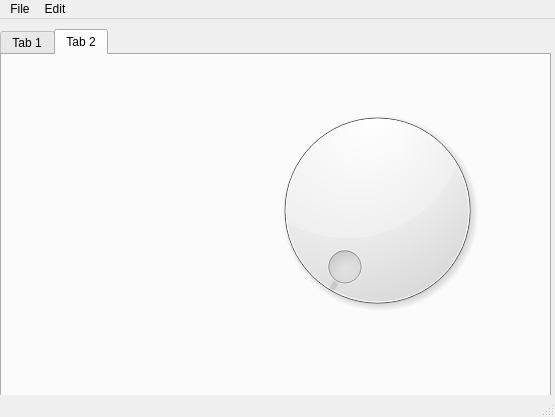
<?xml version="1.0" encoding="UTF-8"?>
<ui version="4.0">
 <class>MainWindow</class>
 <widget class="QMainWindow" name="MainWindow">
  <property name="geometry">
   <rect>
    <x>0</x>
    <y>0</y>
    <width>555</width>
    <height>417</height>
   </rect>
  </property>
  <property name="windowTitle">
   <string>PyQt5_Designer</string>
  </property>
  <widget class="QWidget" name="centralwidget">
   <widget class="QTabWidget" name="tabWidget">
    <property name="geometry">
     <rect>
      <x>0</x>
      <y>10</y>
      <width>551</width>
      <height>381</height>
     </rect>
    </property>
    <property name="currentIndex">
     <number>1</number>
    </property>
    <widget class="QWidget" name="tab">
     <attribute name="title">
      <string>Tab 1</string>
     </attribute>
     <widget class="QWidget" name="verticalLayoutWidget">
      <property name="geometry">
       <rect>
        <x>10</x>
        <y>10</y>
        <width>111</width>
        <height>91</height>
       </rect>
      </property>
      <layout class="QVBoxLayout" name="verticalLayout">
       <item>
        <widget class="QPushButton" name="pushButton">
         <property name="text">
          <string>PushButton</string>
         </property>
        </widget>
       </item>
       <item>
        <widget class="QPushButton" name="pushButton_2">
         <property name="text">
          <string>PushButton</string>
         </property>
        </widget>
       </item>
       <item>
        <widget class="QCheckBox" name="checkBox">
         <property name="text">
          <string>CheckBox</string>
         </property>
        </widget>
       </item>
      </layout>
     </widget>
     <widget class="QGroupBox" name="groupBox">
      <property name="geometry">
       <rect>
        <x>10</x>
        <y>250</y>
        <width>120</width>
        <height>91</height>
       </rect>
      </property>
      <property name="title">
       <string>Hello</string>
      </property>
      <widget class="QWidget" name="layoutWidget">
       <property name="geometry">
        <rect>
         <x>20</x>
         <y>30</y>
         <width>77</width>
         <height>54</height>
        </rect>
       </property>
       <layout class="QVBoxLayout" name="verticalLayout_3">
        <item>
         <widget class="QPushButton" name="pushButton_17">
          <property name="text">
           <string>PushButton</string>
          </property>
         </widget>
        </item>
        <item>
         <widget class="QPushButton" name="pushButton_18">
          <property name="text">
           <string>PushButton</string>
          </property>
         </widget>
        </item>
       </layout>
      </widget>
     </widget>
     <widget class="QWidget" name="layoutWidget">
      <property name="geometry">
       <rect>
        <x>20</x>
        <y>110</y>
        <width>77</width>
        <height>112</height>
       </rect>
      </property>
      <layout class="QVBoxLayout" name="verticalLayout_2">
       <item>
        <widget class="QPushButton" name="pushButton_3">
         <property name="text">
          <string>PushButton</string>
         </property>
        </widget>
       </item>
       <item>
        <widget class="QPushButton" name="pushButton_4">
         <property name="text">
          <string>PushButton</string>
         </property>
        </widget>
       </item>
       <item>
        <widget class="QPushButton" name="pushButton_5">
         <property name="text">
          <string>PushButton</string>
         </property>
        </widget>
       </item>
       <item>
        <widget class="QPushButton" name="pushButton_6">
         <property name="text">
          <string>PushButton</string>
         </property>
        </widget>
       </item>
      </layout>
     </widget>
     <widget class="QWidget" name="layoutWidget">
      <property name="geometry">
       <rect>
        <x>140</x>
        <y>10</y>
        <width>381</width>
        <height>25</height>
       </rect>
      </property>
      <layout class="QHBoxLayout" name="horizontalLayout">
       <item>
        <widget class="QPushButton" name="pushButton_8">
         <property name="text">
          <string>PushButton</string>
         </property>
        </widget>
       </item>
       <item>
        <widget class="QPushButton" name="pushButton_9">
         <property name="text">
          <string>PushButton</string>
         </property>
        </widget>
       </item>
       <item>
        <widget class="QPushButton" name="pushButton_7">
         <property name="text">
          <string>PushButton</string>
         </property>
        </widget>
       </item>
      </layout>
     </widget>
     <widget class="QWidget" name="layoutWidget">
      <property name="geometry">
       <rect>
        <x>140</x>
        <y>50</y>
        <width>381</width>
        <height>137</height>
       </rect>
      </property>
      <layout class="QGridLayout" name="gridLayout">
       <item row="0" column="1">
        <widget class="QPushButton" name="pushButton_11">
         <property name="text">
          <string>PushButton</string>
         </property>
        </widget>
       </item>
       <item row="1" column="0">
        <widget class="QPushButton" name="pushButton_13">
         <property name="text">
          <string>PushButton</string>
         </property>
        </widget>
       </item>
       <item row="1" column="1">
        <widget class="QPushButton" name="pushButton_12">
         <property name="text">
          <string>PushButton</string>
         </property>
        </widget>
       </item>
       <item row="2" column="0">
        <widget class="QPushButton" name="pushButton_14">
         <property name="text">
          <string>PushButton</string>
         </property>
        </widget>
       </item>
       <item row="2" column="1">
        <widget class="QPushButton" name="pushButton_15">
         <property name="text">
          <string>PushButton</string>
         </property>
        </widget>
       </item>
       <item row="0" column="0">
        <layout class="QGridLayout" name="gridLayout_2">
         <item row="1" column="0">
          <widget class="QPushButton" name="pushButton_10">
           <property name="text">
            <string>PushButton</string>
           </property>
          </widget>
         </item>
         <item row="0" column="0">
          <widget class="QPushButton" name="pushButton_16">
           <property name="text">
            <string>PushButton</string>
           </property>
          </widget>
         </item>
         <item row="2" column="0">
          <widget class="QRadioButton" name="radioButton">
           <property name="text">
            <string>RadioButton</string>
           </property>
          </widget>
         </item>
        </layout>
       </item>
      </layout>
     </widget>
    </widget>
    <widget class="QWidget" name="tab_2">
     <attribute name="title">
      <string>Tab 2</string>
     </attribute>
     <widget class="QDial" name="dial">
      <property name="geometry">
       <rect>
        <x>260</x>
        <y>30</y>
        <width>231</width>
        <height>251</height>
       </rect>
      </property>
     </widget>
    </widget>
   </widget>
  </widget>
  <widget class="QMenuBar" name="menubar">
   <property name="geometry">
    <rect>
     <x>0</x>
     <y>0</y>
     <width>555</width>
     <height>21</height>
    </rect>
   </property>
   <widget class="QMenu" name="menuFile">
    <property name="title">
     <string>File</string>
    </property>
    <addaction name="actionNew"/>
    <addaction name="separator"/>
    <addaction name="actionExit"/>
   </widget>
   <widget class="QMenu" name="menuEdit">
    <property name="title">
     <string>Edit</string>
    </property>
   </widget>
   <addaction name="menuFile"/>
   <addaction name="menuEdit"/>
  </widget>
  <widget class="QStatusBar" name="statusbar">
   <property name="statusTip">
    <string>Text in Status Bar</string>
   </property>
  </widget>
  <action name="actionNew">
   <property name="icon">
    <iconset>
     <normaloff>icons/new_icon.png</normaloff>icons/new_icon.png</iconset>
   </property>
   <property name="text">
    <string>New</string>
   </property>
  </action>
  <action name="actionExit">
   <property name="icon">
    <iconset>
     <normaloff>icons/exit_icon.png</normaloff>icons/exit_icon.png</iconset>
   </property>
   <property name="text">
    <string>Exit</string>
   </property>
   <property name="statusTip">
    <string>Click to exit the application</string>
   </property>
   <property name="shortcut">
    <string>Shift+X</string>
   </property>
  </action>
  <action name="actionItem_1">
   <property name="text">
    <string>Item 1</string>
   </property>
  </action>
  <action name="actionItem_2">
   <property name="text">
    <string>Item 2</string>
   </property>
  </action>
 </widget>
 <resources/>
 <connections>
  <connection>
   <sender>actionExit</sender>
   <signal>triggered()</signal>
   <receiver>MainWindow</receiver>
   <slot>close()</slot>
   <hints>
    <hint type="sourcelabel">
     <x>-1</x>
     <y>-1</y>
    </hint>
    <hint type="destinationlabel">
     <x>202</x>
     <y>149</y>
    </hint>
   </hints>
  </connection>
 </connections>
</ui>
